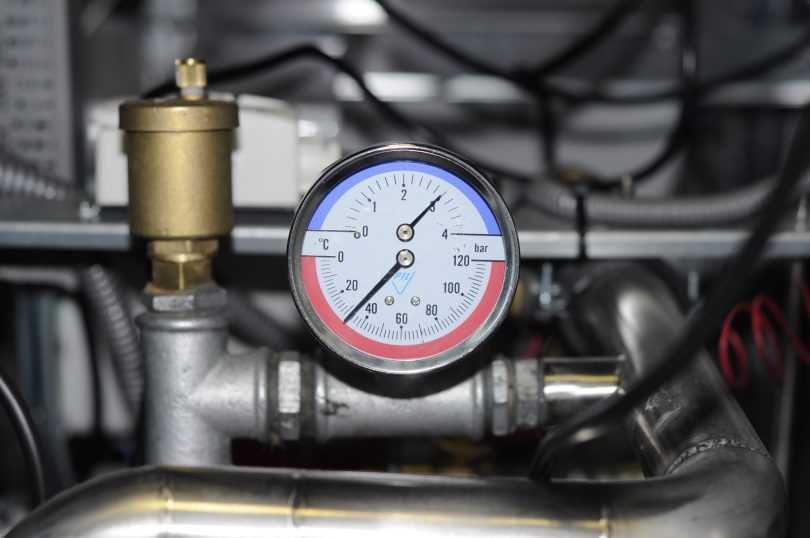
#> input picture test/3.jpg, 810 x 538 px, found by its file name
$ python b3.py
#> lines starting #> are read from the running program, lines starting #| are printed output that depends on the picture; after the words box and inside, x2 and y2 are one past the last pixel; in counts of white or black regions, pixels touching at a corner belong together
import cv2
import numpy as np
import math

img=g=cv2.imread("/home/rodion/yuliia0/aboba/test/3.jpg")
#> img is the input picture: shape (538, 810, 3); mean B, G, R 89.7, 88.4, 89.6
cv2.imshow("original", img)

"""початок знаходження кола"""
img = cv2.cvtColor(img, cv2.COLOR_BGR2GRAY)
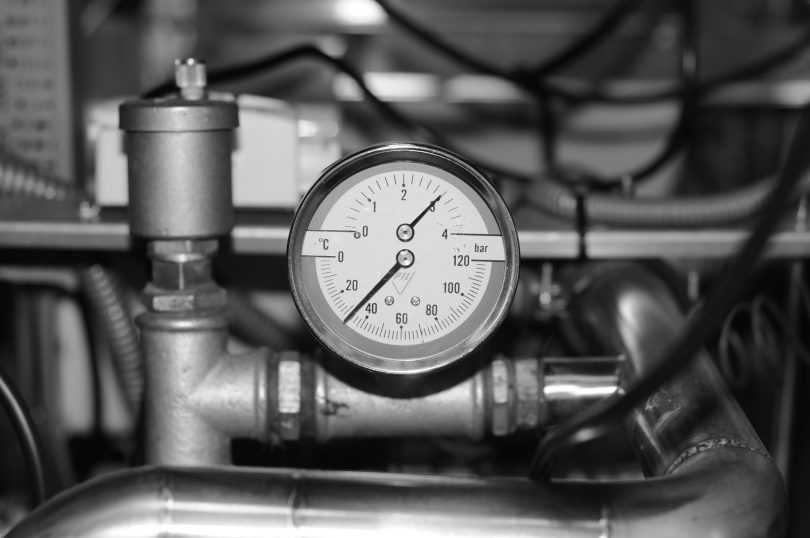
#> img: shape (538, 810); min 0, max 255, mean 88.9
rows = img.shape[0]
#> rows = 538
if rows >231:
    circles = cv2.HoughCircles(img, cv2.HOUGH_GRADIENT, 1, rows / 8, param1=100, param2=32, minRadius=96, maxRadius=130)
#> circles = [[403.5, 261.5, 110.7]]
else:
    circles = cv2.HoughCircles(img, cv2.HOUGH_GRADIENT, 1, rows / 8, param1=100, param2=30, minRadius=75, maxRadius=85)


drawing = np.zeros((img.shape[0], img.shape[1], 3), dtype=np.uint8)
for i in circles[0, :]:
  x=int(i[0])
  y=int(i[1])
  r=int(i[2])
  d=2*r
  cv2.circle(drawing, (x, y), r, (0, 0, 255), 2)
#> this loop made 1 pass
#> (i, x, y, r, d) on pass 1: ([403.5, 261.5, 110.7], 403, 261, 110, 220)
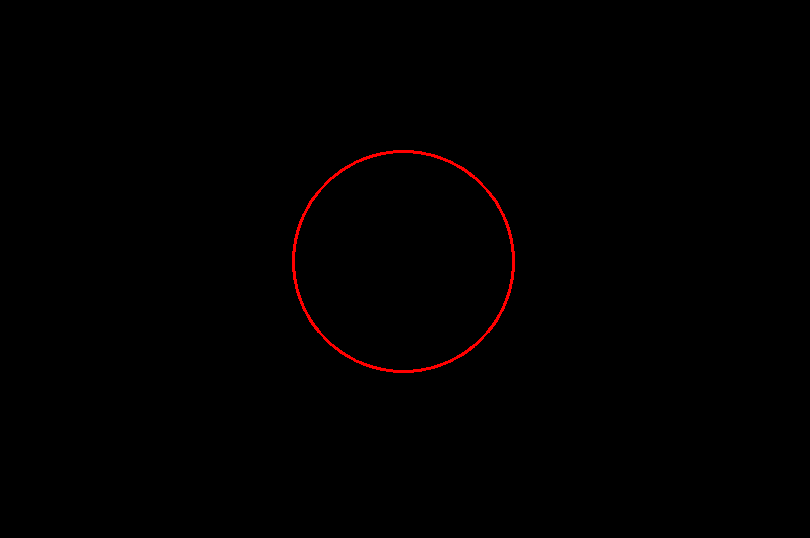
#> drawing: shape (538, 810, 3); mean of channels 0, 1, 2 0, 0, 1.2; drawn as B, G, R
"""кінець кола"""

"""перевірка рамки"""
x=g.shape[0]
#> x = 538
y=g.shape[1]
#> y = 810
ramax=x-d
#> ramax = 318
ramay=y-d
#> ramay = 590
print("x-",x,"y-",y)
#| x- 538 y- 810
if ramax and ramay >36:
   rama=15
else:
   rama=0
"""рамки є"""

"""обрізка, квадрат"""
canny= cv2.Canny(drawing, 60, 60 * 2)
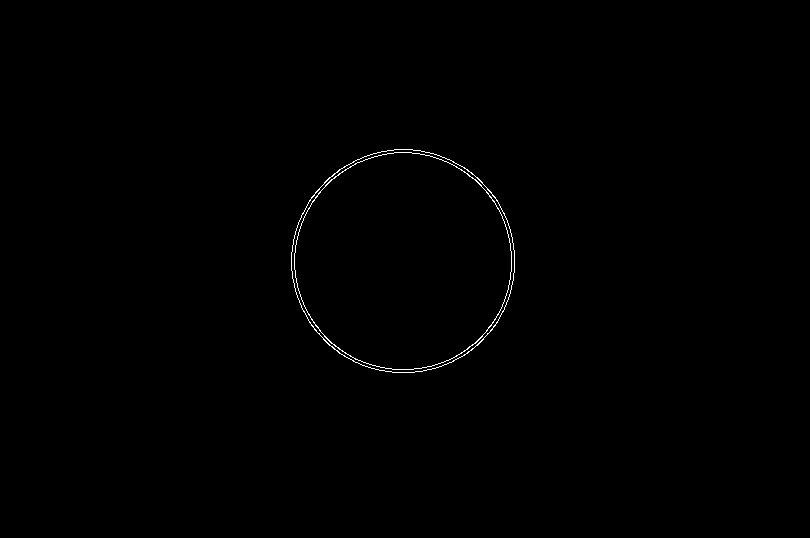
#> canny: shape (538, 810); 0.32% white in thin lines or dots, all inside (x1, y1, x2, y2) = (291, 149, 515, 373)
contours, hierarchy = cv2.findContours(canny, cv2.RETR_TREE, cv2.CHAIN_APPROX_SIMPLE)
#> contours = 4 contours; box (x1, y1, x2, y2) and area: (291, 149, 515, 373) 39056, (291, 149, 515, 373) 38973, (294, 152, 512, 370) 36967, (294, 152, 512, 370) 36881

boundRect = [None]*len(contours)
#> boundRect = 4 items
for i, c in enumerate(contours):
    boundRect[i] = cv2.boundingRect(cv2.approxPolyDP(c, 3, True))
#> this loop made 4 passes
#> after the loop, boundRect = [(291, 149, 224, 224), (291, 149, 224, 224), (294, 152, 218, 218), (294, 152, 218, 218)]
for i in range(len(contours)):
    cv2.rectangle(drawing, (int(boundRect[i][0]), int(boundRect[i][1])), (int(boundRect[i][0]+boundRect[i][2]),
    int(boundRect[i][1]+boundRect[i][3])), (100,10,40), 2)
    crop = g[(int(boundRect[i][1])-rama):(int(boundRect[i][1]+boundRect[i][3]+rama)), (int(boundRect[i][0])-rama):(int(boundRect[i][0]+boundRect[i][2])+rama)]
    cv2.imshow("Area",crop )
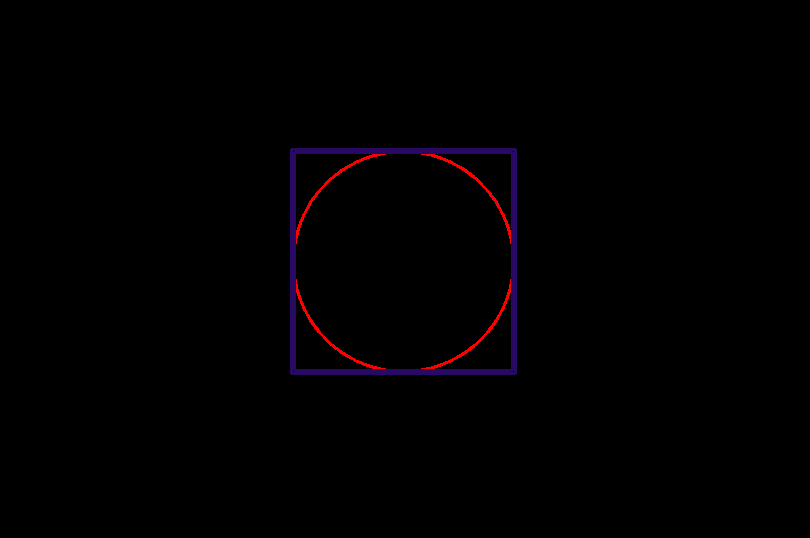
#> drawing: shape (538, 810, 3); 1.22% of pixels changed, all inside (x1, y1, x2, y2) = (290, 148, 517, 375); drawn as B, G, R
"""кінець квадрат"""

cropnew = cv2.GaussianBlur(crop, (5, 5),0)
image = cv2.Canny(cropnew, 10, 10, 20)
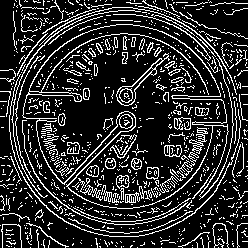
#> image: shape (248, 248); 18.1% white in thin lines or dots
cv2.imshow("image",image )
lines = cv2.HoughLines(image, 1, np.pi / 180, 70, None)
#> lines = 196 rows, first 8: [177, 0.768], [173, 0.785], [170, 0.733], [158, 0.785], [171, 0.75], [176, 0.75], [172, 0.768], [179, 0.803]
print ("lines -",lines)
#| lines - [[[ 1.7700000e+02  7.6794487e-01]]
#|  [[ 1.7300000e+02  7.8539819e-01]]
#|  [[ 1.7000000e+02  7.3303831e-01]]
#|  [[ 1.5800000e+02  7.8539819e-01]]
#|  [[ 1.7100000e+02  7.5049156e-01]]
#|  [[ 1.7600000e+02  7.5049156e-01]]
#|  [[ 1.7200000e+02  7.6794487e-01]]
#|  [[ 1.7900000e+02  8.0285144e-01]]
#|  [[-1.3000000e+01  2.3561945e+00]]
#|  [[ 1.5300000e+02  7.8539819e-01]]
#|  [[-2.1000000e+01  2.3561945e+00]]
#|  [[ 1.6500000e+02  7.8539819e-01]]
#> (further printed lines are left out)

for i in range(0, len(lines)):
 a = math.cos(lines[i][0][1])
 b = math.sin(lines[i][0][1])
 x0 = a * lines[i][0][0]
 y0 = b * lines[i][0][1]
 pt1 = (int(x0 + 1000*(-b)), int(y0 + 1000*(a)))
 pt2 = (int(x0 - 1000*(-b)), int(y0 - 1000*(a)))
#> this loop made 196 passes
#> (a, b, x0, y0, pt1, pt2) on passes 1 to 3: (0.719, 0.695, 127.3, 0.533, (-567, 719), (821, -718)), (0.707, 0.707, 122.3, 0.555, (-584, 707), (829, -706)), (0.743, 0.669, 126.3, 0.49, (-542, 743), (795, -742))

cv2.line (cropnew, pt1, pt2, (0,0,255), 6, cv2.LINE_AA)
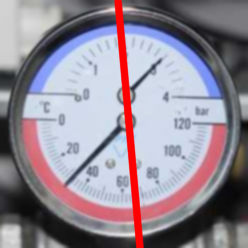
#> cropnew: shape (248, 248, 3); mean of channels 0, 1, 2 149.1, 136.7, 146.5; drawn as B, G, R
linesP = cv2.HoughLinesP(image,rho = 1,theta = 1*np.pi/180,threshold = 100,minLineLength = 100,maxLineGap = 50)
#> linesP = [[9, 246, 244, 3], [2, 243, 242, 3], [11, 213, 221, 3]]
for i in range(0, len(linesP)):
 l = linesP[i][0]
 cv2.line (crop, (l[0], l[1]), (l[2], l[3]), (0,255,0), 2, cv2.LINE_AA)
#> this loop made 3 passes
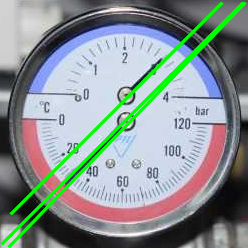
#> crop: shape (248, 248, 3); mean B, G, R 147.1, 147.6, 137
cv2.imshow(" Line Transform", crop)
cv2.waitKey(0)

$ run again, with test/4.jpg copied over test/3.jpg
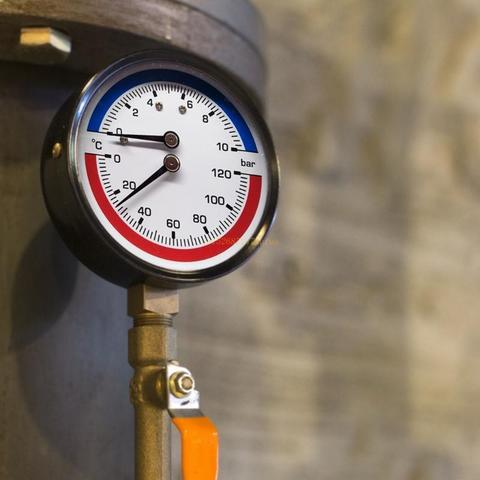
#> input picture test/4.jpg, 480 x 480 px, found by its file name
#> img is the input picture: shape (480, 480, 3); mean B, G, R 98.7, 114.5, 128.3
#> img: shape (480, 480)
#> circles = [[162.5, 171.5, 122.5]]
#> the loop `for i in circles[0, :]:` made 1 pass
#> (i, x, y, r, d) on pass 1: ([162.5, 171.5, 122.5], 162, 171, 122, 244)
#> ramax = 236
#| x- 480 y- 480
#> `canny= cv2.Canny(drawing, 60, 60 * 2)`:
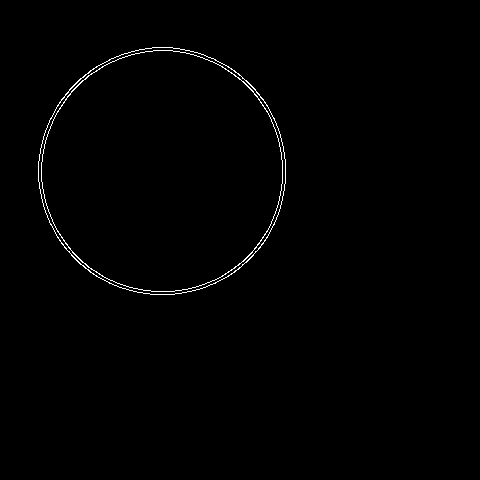
#> canny: shape (480, 480); 0.69% white in thin lines or dots, all inside (x1, y1, x2, y2) = (38, 47, 286, 295)
#> contours = 4 contours; box (x1, y1, x2, y2) and area: (38, 47, 286, 295) 47924, (38, 47, 286, 295) 47820, (41, 50, 283, 292) 45628, (41, 50, 283, 292) 45522
#> `boundRect = [None]*len(contours)`: boundRect = 4 items
#> the loop `for i, c in enumerate(contours):` made 4 passes
#> after the loop `for i, c in enumerate(contours):`: boundRect = [(38, 47, 248, 248), (38, 47, 248, 248), (41, 50, 242, 242), (41, 50, 242, 242)]
#> the loop `for i in range(len(contours)):` made 4 passes
#> image: shape (272, 272); 16.5% white in thin lines or dots
#> lines = 376 rows, first 8: [-21, 2.36], [187, 0.785], [35, 2.36], [1, 2.36], [-23, 2.36], [-44, 3.11], [47, 2.36], [192, 0.942]
#| lines - [[[-2.1000000e+01  2.3561945e+00]]
#|  [[ 1.8700000e+02  7.8539819e-01]]
#|  [[ 3.5000000e+01  2.3561945e+00]]
#|  [[ 1.0000000e+00  2.3561945e+00]]
#|  [[-2.3000000e+01  2.3561945e+00]]
#|  [[-4.4000000e+01  3.1066861e+00]]
#> (further printed lines are left out)
#> the loop `for i in range(0, len(lines)):` made 376 passes
#> (a, b, x0, y0, pt1, pt2) on passes 1 to 3: (-0.707, 0.707, 14.85, 1.67, (-692, -705), (721, 708)), (0.707, 0.707, 132.2, 0.555, (-574, 707), (839, -706)), (-0.707, 0.707, -24.75, 1.67, (-731, -705), (682, 708))
#> linesP = [[33, 3, 267, 237], [27, 237, 252, 12], [16, 66, 220, 270]]
#> the loop `for i in range(0, len(linesP)):` made 3 passes
#> after the loop `for i in range(0, len(linesP)):`:
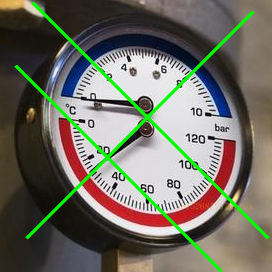
#> crop: shape (272, 272, 3); mean B, G, R 98.2, 110.4, 110.5
